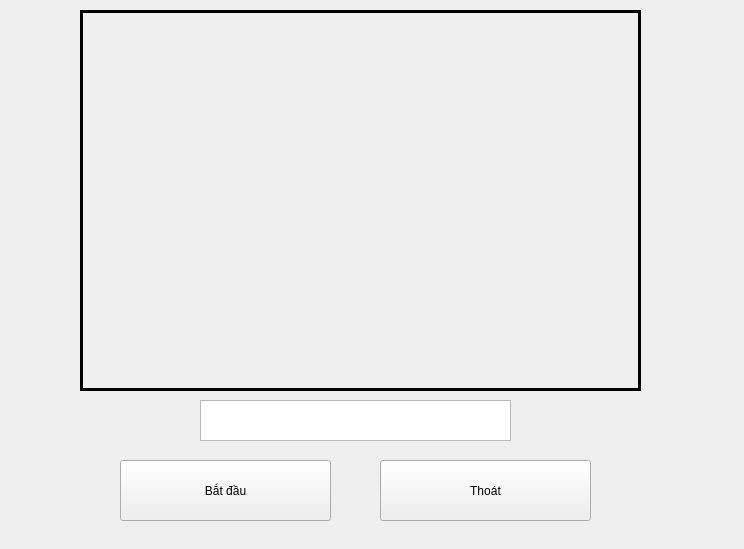
<?xml version="1.0" encoding="UTF-8"?>
<ui version="4.0">
 <class>MainWindow</class>
 <widget class="QMainWindow" name="MainWindow">
  <property name="geometry">
   <rect>
    <x>0</x>
    <y>0</y>
    <width>744</width>
    <height>549</height>
   </rect>
  </property>
  <property name="windowTitle">
   <string>Fruits Detecting</string>
  </property>
  <widget class="QWidget" name="centralwidget">
   <widget class="QPushButton" name="btn_Start">
    <property name="geometry">
     <rect>
      <x>120</x>
      <y>460</y>
      <width>211</width>
      <height>61</height>
     </rect>
    </property>
    <property name="text">
     <string>Bắt đầu</string>
    </property>
   </widget>
   <widget class="QPushButton" name="btn_stop">
    <property name="geometry">
     <rect>
      <x>380</x>
      <y>460</y>
      <width>211</width>
      <height>61</height>
     </rect>
    </property>
    <property name="text">
     <string>Thoát</string>
    </property>
   </widget>
   <widget class="QLabel" name="lb_camera">
    <property name="geometry">
     <rect>
      <x>80</x>
      <y>10</y>
      <width>561</width>
      <height>381</height>
     </rect>
    </property>
    <property name="maximumSize">
     <size>
      <width>1920</width>
      <height>1080</height>
     </size>
    </property>
    <property name="frameShape">
     <enum>QFrame::Box</enum>
    </property>
    <property name="lineWidth">
     <number>3</number>
    </property>
    <property name="text">
     <string/>
    </property>
    <property name="scaledContents">
     <bool>true</bool>
    </property>
   </widget>
   <widget class="QTextEdit" name="txt_name">
    <property name="geometry">
     <rect>
      <x>200</x>
      <y>400</y>
      <width>311</width>
      <height>41</height>
     </rect>
    </property>
    <property name="font">
     <font>
      <pointsize>20</pointsize>
     </font>
    </property>
    <property name="verticalScrollBarPolicy">
     <enum>Qt::ScrollBarAlwaysOff</enum>
    </property>
    <property name="tabChangesFocus">
     <bool>false</bool>
    </property>
    <property name="undoRedoEnabled">
     <bool>true</bool>
    </property>
    <property name="acceptRichText">
     <bool>true</bool>
    </property>
   </widget>
  </widget>
 </widget>
 <resources/>
 <connections/>
</ui>
